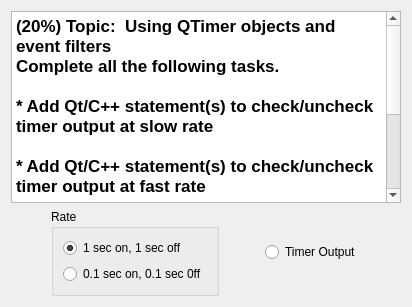
          <widget class="QWidget" name="tab_16">
           <attribute name="title">
            <string>b2</string>
           </attribute>
           <layout class="QVBoxLayout" name="verticalLayout_18">
            <item>
             <widget class="QTextBrowser" name="textBrowser_17">
              <property name="html">
               <string>&lt;!DOCTYPE HTML PUBLIC &quot;-//W3C//DTD HTML 4.0//EN&quot; &quot;http://www.w3.org/TR/REC-html40/strict.dtd&quot;&gt;
&lt;html&gt;&lt;head&gt;&lt;meta name=&quot;qrichtext&quot; content=&quot;1&quot; /&gt;&lt;style type=&quot;text/css&quot;&gt;
p, li { white-space: pre-wrap; }
&lt;/style&gt;&lt;/head&gt;&lt;body style=&quot; font-family:'Sans'; font-size:10pt; font-weight:400; font-style:normal;&quot;&gt;
&lt;p style=&quot; margin-top:0px; margin-bottom:0px; margin-left:0px; margin-right:0px; -qt-block-indent:0; text-indent:0px;&quot;&gt;&lt;span style=&quot; font-family:'.Lucida Grande UI'; font-size:13pt; font-weight:600;&quot;&gt;(20%) Topic:  Using QTimer objects and event filters&lt;/span&gt;&lt;/p&gt;
&lt;p style=&quot; margin-top:0px; margin-bottom:0px; margin-left:0px; margin-right:0px; -qt-block-indent:0; text-indent:0px;&quot;&gt;&lt;span style=&quot; font-family:'.Lucida Grande UI'; font-size:13pt; font-weight:600;&quot;&gt;Complete all the following tasks.&lt;/span&gt;&lt;/p&gt;
&lt;p style=&quot;-qt-paragraph-type:empty; margin-top:0px; margin-bottom:0px; margin-left:0px; margin-right:0px; -qt-block-indent:0; text-indent:0px; font-family:'.Lucida Grande UI'; font-size:13pt; font-weight:600;&quot;&gt;&lt;br /&gt;&lt;/p&gt;
&lt;p style=&quot; margin-top:0px; margin-bottom:0px; margin-left:0px; margin-right:0px; -qt-block-indent:0; text-indent:0px;&quot;&gt;&lt;span style=&quot; font-family:'.Lucida Grande UI'; font-size:13pt; font-weight:600;&quot;&gt;* Add Qt/C++ statement(s) to check/uncheck timer output at slow rate&lt;/span&gt;&lt;/p&gt;
&lt;p style=&quot;-qt-paragraph-type:empty; margin-top:0px; margin-bottom:0px; margin-left:0px; margin-right:0px; -qt-block-indent:0; text-indent:0px; font-family:'.Lucida Grande UI'; font-size:13pt; font-weight:600;&quot;&gt;&lt;br /&gt;&lt;/p&gt;
&lt;p style=&quot; margin-top:0px; margin-bottom:0px; margin-left:0px; margin-right:0px; -qt-block-indent:0; text-indent:0px;&quot;&gt;&lt;span style=&quot; font-family:'.Lucida Grande UI'; font-size:13pt; font-weight:600;&quot;&gt;* Add Qt/C++ statement(s) to check/uncheck timer output at fast rate&lt;/span&gt;&lt;/p&gt;
&lt;p style=&quot;-qt-paragraph-type:empty; margin-top:0px; margin-bottom:0px; margin-left:0px; margin-right:0px; -qt-block-indent:0; text-indent:0px; font-family:'.Lucida Grande UI'; font-size:13pt; font-weight:600;&quot;&gt;&lt;br /&gt;&lt;/p&gt;
&lt;p style=&quot; margin-top:0px; margin-bottom:0px; margin-left:0px; margin-right:0px; -qt-block-indent:0; text-indent:0px;&quot;&gt;&lt;span style=&quot; font-family:'.Lucida Grande UI'; font-size:13pt; font-weight:600;&quot;&gt;* Add an &lt;/span&gt;&lt;span style=&quot; font-family:'.Lucida Grande UI'; font-size:13pt; font-weight:600; color:#ff0000;&quot;&gt;event filter&lt;/span&gt;&lt;span style=&quot; font-family:'.Lucida Grande UI'; font-size:13pt; font-weight:600;&quot;&gt; to block direct checking of timer output (must use an event filter to receive credit)&lt;/span&gt;&lt;/p&gt;
&lt;p style=&quot;-qt-paragraph-type:empty; margin-top:0px; margin-bottom:0px; margin-left:0px; margin-right:0px; -qt-block-indent:0; text-indent:0px; font-family:'.Lucida Grande UI'; font-size:13pt; font-weight:600; color:#000000;&quot;&gt;&lt;br /&gt;&lt;/p&gt;
&lt;p style=&quot; margin-top:0px; margin-bottom:0px; margin-left:0px; margin-right:0px; -qt-block-indent:0; text-indent:0px;&quot;&gt;&lt;span style=&quot; font-family:'.Lucida Grande UI'; font-size:13pt; font-weight:600; color:#ff0000;&quot;&gt;Do NOT use the Designer tool to modify the form itself or you will receive&lt;/span&gt;&lt;span style=&quot; font-family:'.Lucida Grande UI'; font-size:13pt; font-weight:600; color:#000000;&quot;&gt; zero credit (0 points).&lt;/span&gt;&lt;/p&gt;&lt;/body&gt;&lt;/html&gt;</string>
              </property>
             </widget>
            </item>
            <item>
             <layout class="QHBoxLayout" name="horizontalLayout_16">
              <item>
               <spacer name="horizontalSpacer_24">
                <property name="orientation">
                 <enum>Qt::Horizontal</enum>
                </property>
                <property name="sizeHint" stdset="0">
                 <size>
                  <width>40</width>
                  <height>20</height>
                 </size>
                </property>
               </spacer>
              </item>
              <item>
               <widget class="QGroupBox" name="groupBox_2">
                <property name="title">
                 <string>Rate</string>
                </property>
                <layout class="QVBoxLayout" name="verticalLayout_19">
                 <item>
                  <widget class="QRadioButton" name="a3b2button1">
                   <property name="text">
                    <string>1 sec on, 1 sec off</string>
                   </property>
                   <property name="checked">
                    <bool>true</bool>
                   </property>
                  </widget>
                 </item>
                 <item>
                  <widget class="QRadioButton" name="a3b2button2">
                   <property name="text">
                    <string>0.1 sec on, 0.1 sec 0ff</string>
                   </property>
                  </widget>
                 </item>
                </layout>
               </widget>
              </item>
              <item>
               <spacer name="horizontalSpacer_25">
                <property name="orientation">
                 <enum>Qt::Horizontal</enum>
                </property>
                <property name="sizeHint" stdset="0">
                 <size>
                  <width>40</width>
                  <height>20</height>
                 </size>
                </property>
               </spacer>
              </item>
              <item>
               <widget class="QRadioButton" name="a3b2button3">
                <property name="text">
                 <string>Timer Output</string>
                </property>
                <property name="checkable">
                 <bool>true</bool>
                </property>
               </widget>
              </item>
              <item>
               <spacer name="horizontalSpacer_26">
                <property name="orientation">
                 <enum>Qt::Horizontal</enum>
                </property>
                <property name="sizeHint" stdset="0">
                 <size>
                  <width>40</width>
                  <height>20</height>
                 </size>
                </property>
               </spacer>
              </item>
             </layout>
            </item>
           </layout>
          </widget>
